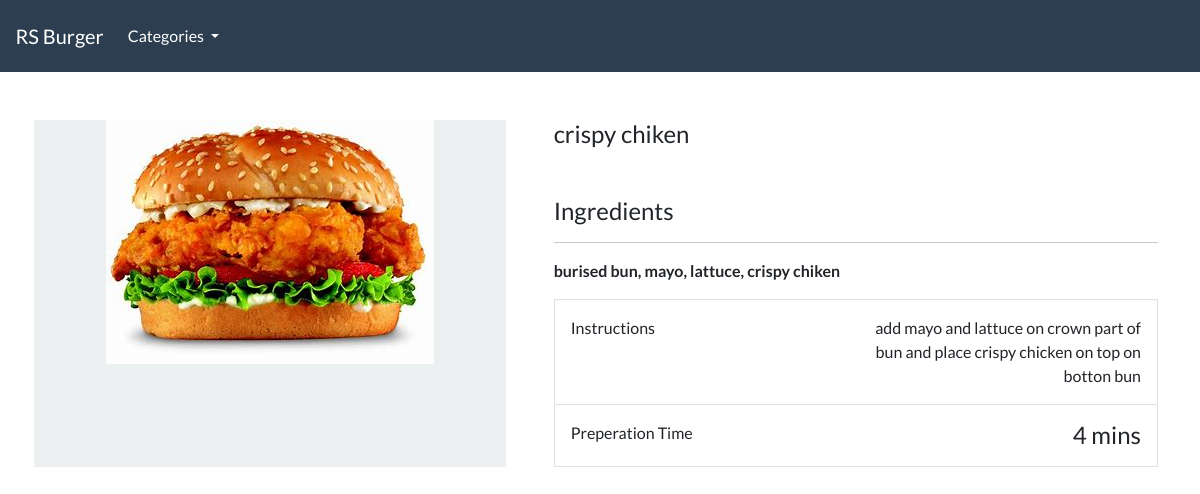
The page /product/crispy-chiken on the database its author committed.
### food/models.py (models this page shows, shortened)
class Product(models.Model):
    Category = models.ForeignKey(Category, related_name='product', on_delete=models.CASCADE, null=True)
    title = models.CharField(max_length= 250)
    slug = models.SlugField(max_length=250, unique=True)
    ingredients = models.TextField()
    instructions = models.TextField()
    prep_time = models.IntegerField(help_text='Preparation time in minutes')
    image = models.ImageField(upload_to='imagees/')
    class Meta:
        verbose_name_plural = 'Products'

### food/views.py (the view)
# urls.py: path('product/<slug:product_slug>', views.product_details, name='product-details'),
def product_details(request, product_slug):
    details = get_object_or_404(Product, slug=product_slug)
    product_details1 = {'productdetails': details}
    return render(request, 'food/product-details.html', product_details1)

### food/models.py (called while the page is built)
    def get_absolute_url(self):
        return reverse('list-category', args=[self.slug])

### food/views.py (called while the page is built)
def categories(request):
    all_categories = Category.objects.all()
    return {'all_categories': all_categories}

### food/templates/food/product-details.html (shortened to what this page needs)
{% extends "./base.html" %}
{% load static %}
{% block content %}
<div class="container">
    <main class="pt-5">
        <div class="row g-3">
            <div class="col-md-5 col-lg-5 order-md-first bg-light">
                <img class="img-fluid mx-auto d-block" alt="Product Image" src="{{ productdetails.image.url }}">
            </div>
            <div class="col-md-7 col-lg-7 ps-md-3 ps-lg-5">
                <h1 class="mb-0 h4">{{ productdetails.title }}</h1>
                <br>
                <br>
                <h2 class="mb-0 h4">Ingredients</h2>
                <hr>
                <strong>{{ productdetails.ingredients }}</strong>
                <br>
                <div class="border">
                    <div class="col border-bottom">
                        <div class="row p-3">
                            <div class="col-6"> Instructions </div>
                            <div class="col-6 text-end">{{productdetails.instructions}}</div>
                        </div>
                    </div>
                    <div class="col">
                        <div class="row p-3">
                            <div class="col-6"> Preperation Time </div>
                            <div class="col-6 text-end"><span class="h4 ">{{productdetails.prep_time}} mins</span></div>
                        </div>
                    </div>
                </div>
            </div>
        </div>
    </main>
    <br>
</div>
{% endblock %}

### rows shown on the page
Product: image (picture), title "crispy chiken", ingredients "burised bun, mayo, lattuce, crispy chiken", instructions "add mayo and lattuce on crown part of bun and place crispy chicken on top on botton bun", prep_time "4"
